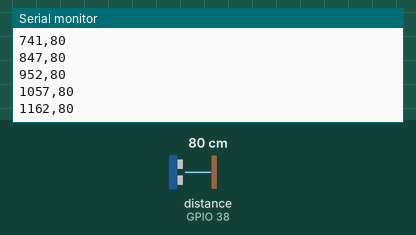
Bench run of a sketch on a simulated ESP32. Shown: the last lines printed to the serial monitor. Wiring (inferred from the names in the program): ultrasonic range finder: trigger GPIO 14; echo GPIO 38. The test bench sets the inputs (shaded band); at power-on: distance to the obstacle (sensor on GPIO 38) 80 cm. The echo pulse lasts 58.3 µs per cm.

Above: at 1.2 s.
1.3 s: distance to the obstacle (sensor on GPIO 38) set to 2 cm
At 1.37 s:
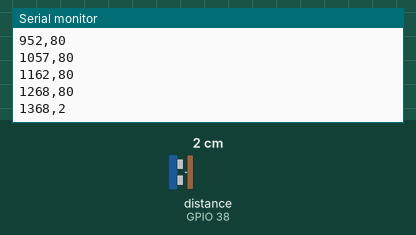
2.8 s: distance to the obstacle (sensor on GPIO 38) set to 4 cm
At 2.88 s:
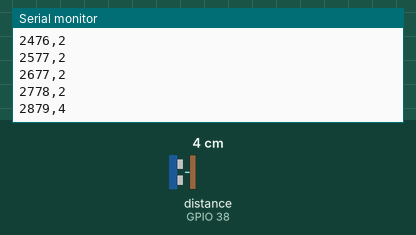
Timing chart, 0 to 5.8 s (numbered marks = the images above; inputs shaded):
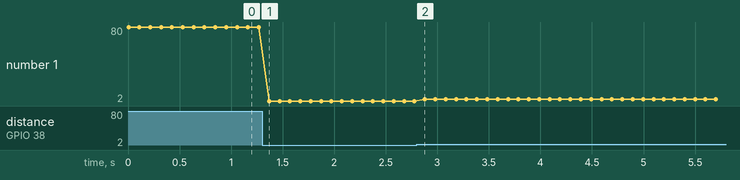

The sketch:

01_ultrasonic_test.ino
```cpp
// 01 — HC-SR04 forward obstacle test
// Wiring: VCC->5V, GND->GND, TRIG->GPIO14, ECHO->1k->GPIO38->2k->GND (divider!)
// Pass: readings within ~±2 cm of a tape measure at 30/50/100/150/200 cm.
// Output is CSV so you can paste it straight into data/templates/ultrasonic_accuracy.csv
#define TRIG 14
#define ECHO 38
#define MAX_CM 300

int readCm() {
  digitalWrite(TRIG, LOW);  delayMicroseconds(2);
  digitalWrite(TRIG, HIGH); delayMicroseconds(10);
  digitalWrite(TRIG, LOW);
  unsigned long us = pulseIn(ECHO, HIGH, (MAX_CM + 20) * 58UL);
  return us ? (int)(us / 58) : -1;   // -1 = nothing in range
}

void setup() {
  Serial.begin(115200);
  pinMode(TRIG, OUTPUT); pinMode(ECHO, INPUT);
  Serial.println("millis,distance_cm");
}

void loop() {
  Serial.printf("%lu,%d\n", (unsigned long)millis(), readCm());
  delay(100);   // >= 60 ms between pings to avoid echo overlap
}
```

Measured:
- after the input at 1.3 s, the serial monitor: prints a new line after 0.07 s (image 1)
- plotted number 1: 80 → 2 after the input at 1.3 s
